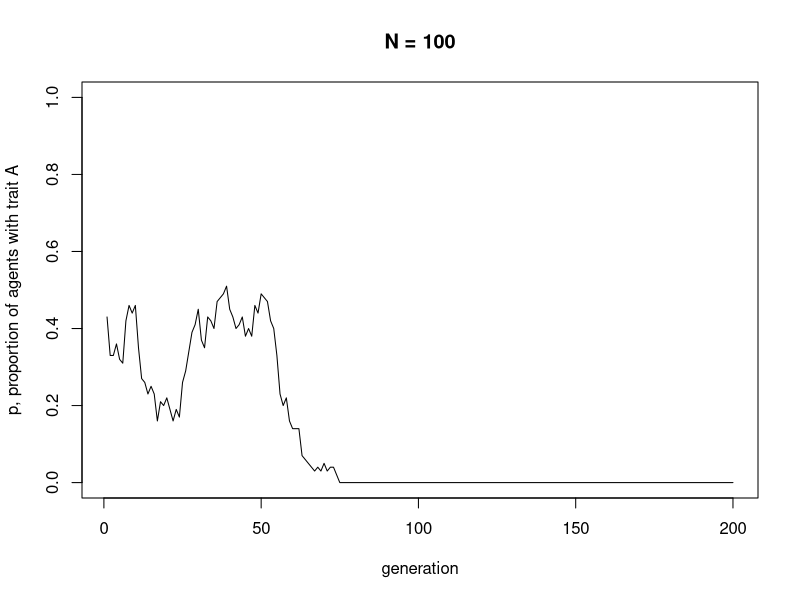
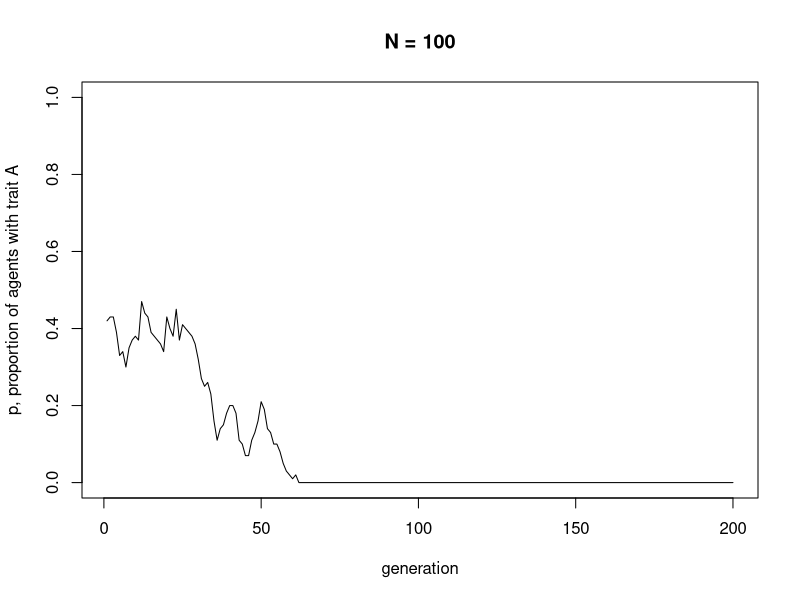
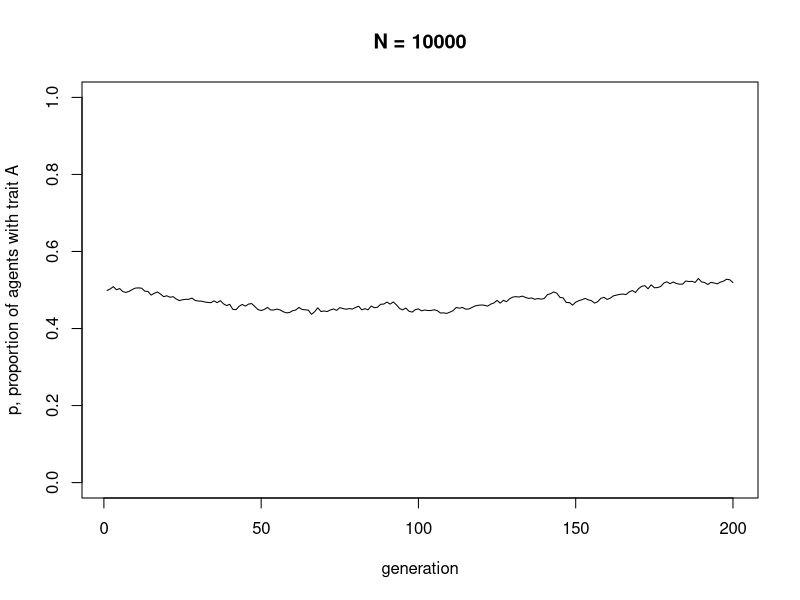
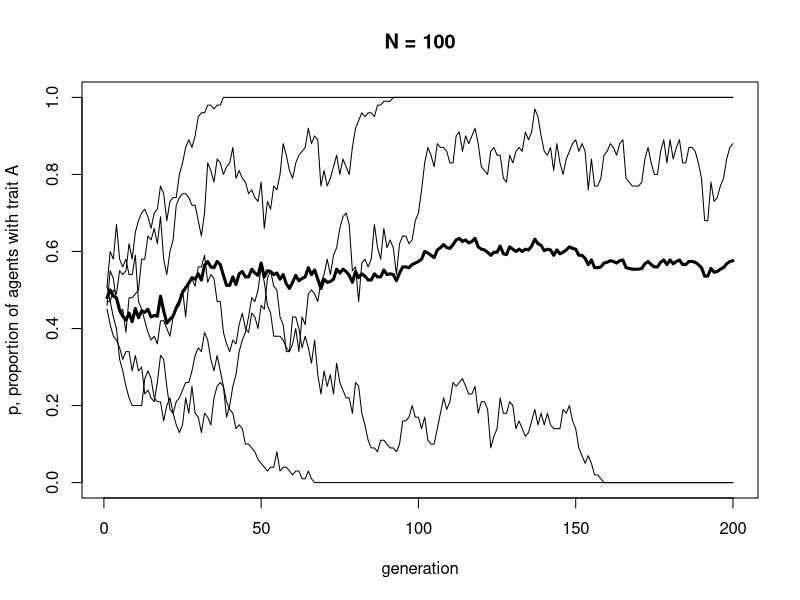
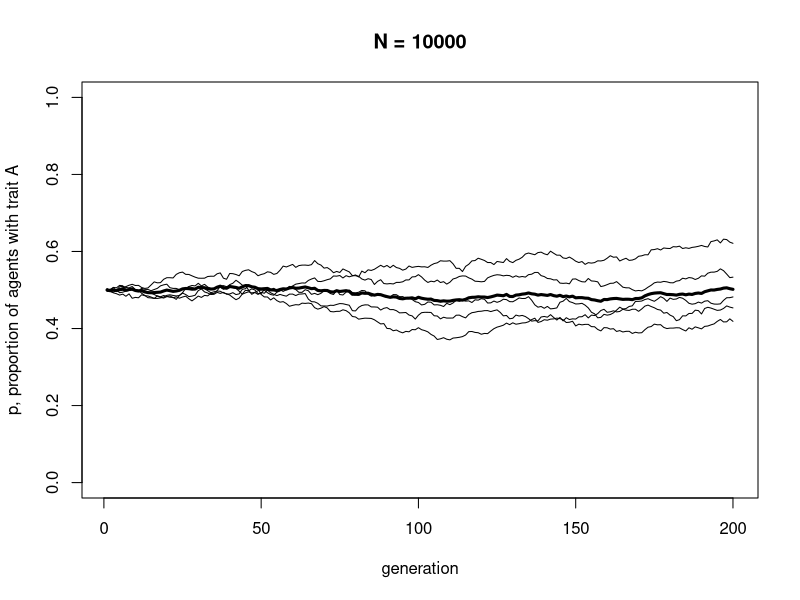
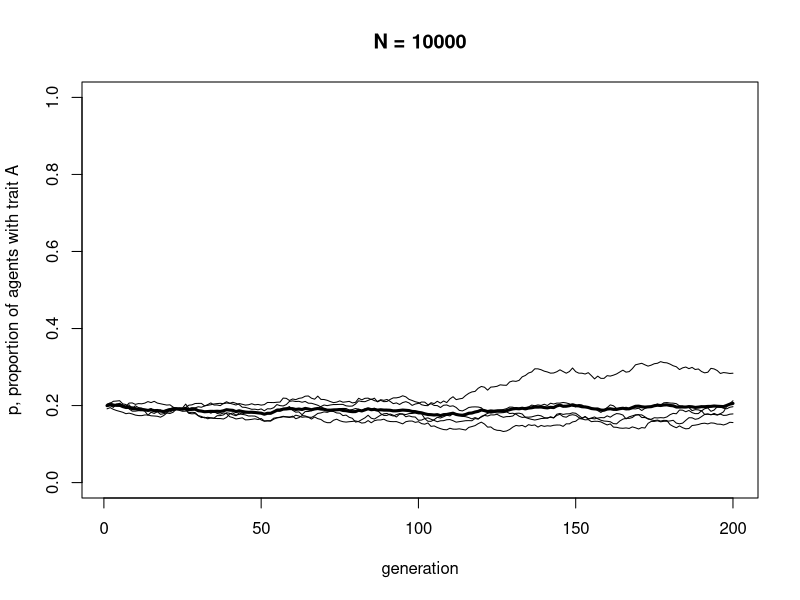
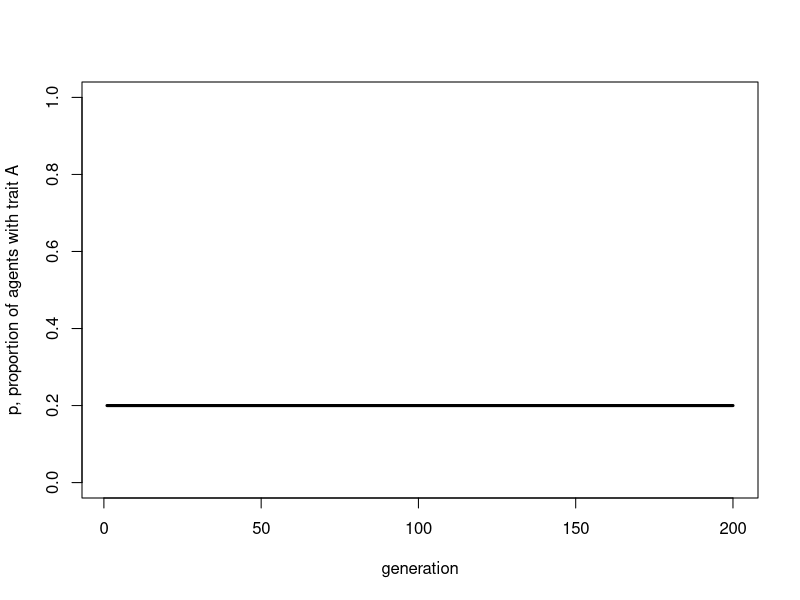
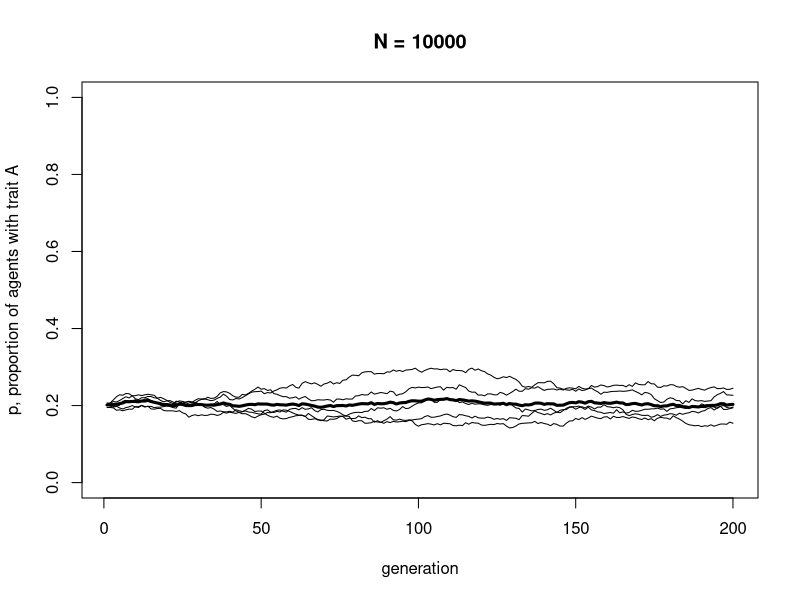

Reproduce these figures in R, in order.
## ---- chunk 1

N <- 100
t_max <- 200

## ---- chunk 2

agent <- data.frame(trait = sample(c("A","B"), N, replace = TRUE))

## ---- chunk 3

head(agent)

## ---- chunk 4

agent$trait[4]

## ---- chunk 5

output <- data.frame(p = rep(NA, t_max))

## ---- chunk 6

output$p[1] <- sum(agent$trait == "A") / N
head(output)

## ---- chunk 7

for (t in 2:t_max) {
  
  # copy agent dataframe to previous_agent dataframe
  previous_agent <- agent  
  
  # randomly copy from previous generation's agents
  agent <- data.frame(trait = sample(previous_agent$trait, N, replace = TRUE))  
  
  # get p and put it into the output slot for this generation t
  output$p[t] <- sum(agent$trait == "A") / N  
  
}

## ---- chunk 8

plot(output$p, 
     type = 'l', 
     ylab = "p, proportion of agents with trait A", 
     xlab = "generation", 
     ylim = c(0,1), 
     main = paste("N =", N))

## ---- chunk 9

UnbiasedTransmission <- function (N, t_max) {
  
  agent <- data.frame(trait = sample(c("A","B"), N, replace = TRUE))
  
  output <- data.frame(p = rep(NA, t_max))
  
  output$p[1] <- sum(agent$trait == "A") / N
  
  for (t in 2:t_max) {
  
    # copy agent to previous_agent dataframe
    previous_agent <- agent  
  
    # randomly copy from previous generation
    agent <- data.frame(trait = sample(previous_agent$trait, N, replace = TRUE))  
  
    # get p and put it into output slot for this generation t
    output$p[t] <- sum(agent$trait == "A") / N  
  
  }
  
  plot(output$p, 
       type = 'l', 
       ylab = "p, proportion of agents with trait A", 
       xlab = "generation", 
       ylim = c(0,1), 
       main = paste("N =", N))
  
}

## ---- chunk 10

UnbiasedTransmission(N = 100, 
                     t_max = 200)

## ---- chunk 11

UnbiasedTransmission(N = 10000, 
                     t_max = 200)

## ---- chunk 12

UnbiasedTransmission <- function (N, t_max, r_max) {
  
  # create a matrix with t_max rows and r_max columns, fill with NAs, convert to dataframe
  output <- as.data.frame(matrix(NA, t_max, r_max))  
  
  # purely cosmetic: rename the columns with run1, run2 etc.
  names(output) <- paste("run", 1:r_max, sep="")  
  
  for (r in 1:r_max) {
    
    # create first generation
    agent <- data.frame(trait = sample(c("A","B"), N, replace = TRUE))  
    
    # add first generation's p to first row of column r
    output[1,r] <- sum(agent$trait == "A") / N  
  
    for (t in 2:t_max) {
  
      # copy agent to previous_agent dataframe
      previous_agent <- agent  
      
      # randomly copy from previous generation
      agent <- data.frame(trait = sample(previous_agent$trait, N, replace = TRUE))  
      
      # get p and put it into output slot for this generation t and run r
      output[t,r] <- sum(agent$trait == "A") / N  
  
    }
    
  }
  
  # first plot a thick line for the mean p
  plot(rowMeans(output), 
       type = 'l', 
       ylab = "p, proportion of agents with trait A", 
       xlab = "generation", 
       ylim = c(0,1), 
       lwd = 3, 
       main = paste("N =", N))
 
  for (r in 1:r_max) {  
    
    # add lines for each run, up to r_max
    lines(output[,r], type = 'l')  
    
  }
  
  output  # export data from function
}

## ---- chunk 13

data_model1 <- UnbiasedTransmission(N = 100, 
                                    t_max = 200, 
                                    r_max = 5)

## ---- chunk 14

head(data_model1)

## ---- chunk 15

data_model1 <- UnbiasedTransmission(N = 10000, 
                                    t_max = 200, 
                                    r_max = 5)

## ---- chunk 16

UnbiasedTransmission <- function (N, p_0, t_max, r_max) {
  
  # create a matrix with t_max rows and r_max columns, fill with NAs, convert to dataframe
  output <- as.data.frame(matrix(NA,t_max,r_max))  
  
  # purely cosmetic: rename the columns with run1, run2 etc.
  names(output) <- paste("run", 1:r_max, sep="")  
  
  for (r in 1:r_max) {
    
    # create first generation
    agent <- data.frame(trait = sample(c("A","B"), N, replace = TRUE, 
                                       prob = c(p_0,1-p_0)))  
    
    # add first generation's p to first row of column r
    output[1,r] <- sum(agent$trait == "A") / N  
  
    for (t in 2:t_max) {
      
      # copy agent to previous_agent dataframe
      previous_agent <- agent  
      
      # randomly copy from previous generation
      agent <- data.frame(trait = sample(previous_agent$trait, N, replace = TRUE))  
      
      # get p and put it into output slot for this generation t and run r
      output[t,r] <- sum(agent$trait == "A") / N  
  
    }
    
  }
  
  # first plot a thick line for the mean p
  plot(rowMeans(output), 
       type = 'l', 
       ylab = "p, proportion of agents with trait A", 
       xlab = "generation", 
       ylim = c(0,1), 
       lwd = 3, 
       main = paste("N =", N))
 
  for (r in 1:r_max) {  
    
    # add lines for each run, up to r_max
    lines(output[,r], type = 'l')  
    
  }
  
  output  # export data from function
}

## ---- chunk 17

data_model1 <- UnbiasedTransmission(N = 10000, 
                                    p_0 = 0.2, 
                                    t_max = 200, 
                                    r_max = 5)

## ---- chunk 18

png(file = "unbiased_transmission.png", 
    height = 10, 
    width = 12, 
    units = "cm" , 
    res = 300)

data_model1 <- UnbiasedTransmission(N = 10000, 
                                    p_0 = 0.2, 
                                    t_max = 200, 
                                    r_max = 5)

invisible(dev.off())

## ---- chunk 19

p_0 <- 0.2
t_max <- 200

p <- rep(NA, t_max)
p[1] <- p_0

for (i in 2:t_max) {
  p[i] <- p[i-1]
}

plot(p, 
     type = 'l', 
     ylab = "p, proportion of agents with trait A", 
     xlab = "generation", 
     ylim = c(0,1), 
     lwd = 3)

